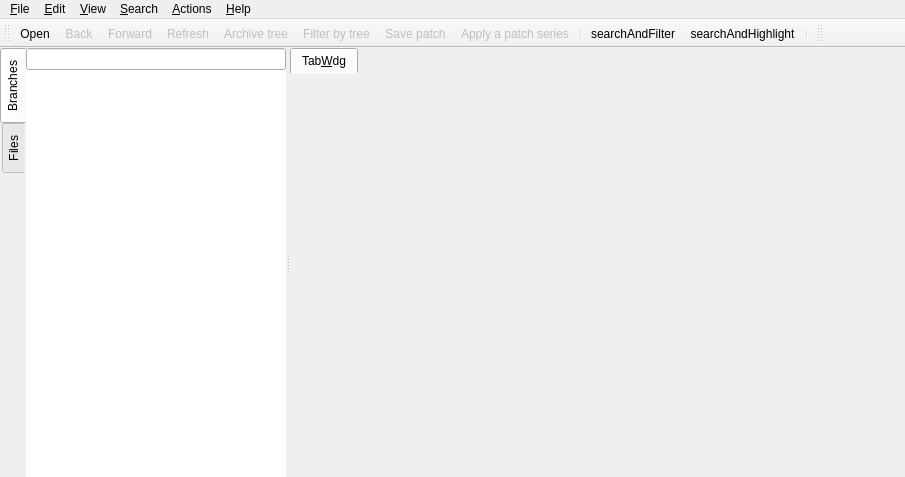
 <widget class="QMainWindow" name="MainBase">
  <property name="geometry">
   <rect>
    <x>0</x>
    <y>0</y>
    <width>905</width>
    <height>477</height>
   </rect>
  </property>
  <property name="acceptDrops">
   <bool>true</bool>
  </property>
  <property name="windowTitle">
   <string>QGit</string>
  </property>
  <property name="windowIcon">
   <iconset resource="icons.qrc">
    <normaloff>:/icons/resources/qgit.png</normaloff>:/icons/resources/qgit.png</iconset>
  </property>
  <widget class="QWidget" name="widget">
   <layout class="QHBoxLayout" name="horizontalLayout_2">
    <property name="spacing">
     <number>0</number>
    </property>
    <property name="margin">
     <number>0</number>
    </property>
    <item>
     <widget class="QSplitter" name="treeSplitter">
      <property name="orientation">
       <enum>Qt::Horizontal</enum>
      </property>
      <widget class="QTabWidget" name="leftWidget">
       <property name="styleSheet">
        <string notr="true">QTabWidget::pane
{
	border-width: 0px
}</string>
       </property>
       <property name="tabPosition">
        <enum>QTabWidget::West</enum>
       </property>
       <property name="currentIndex">
        <number>0</number>
       </property>
       <property name="elideMode">
        <enum>Qt::ElideNone</enum>
       </property>
       <property name="usesScrollButtons">
        <bool>true</bool>
       </property>
       <property name="documentMode">
        <bool>false</bool>
       </property>
       <property name="movable">
        <bool>true</bool>
       </property>
       <widget class="QWidget" name="tab_2">
        <attribute name="title">
         <string>Branches</string>
        </attribute>
        <layout class="QHBoxLayout" name="horizontalLayout_3">
         <property name="spacing">
          <number>0</number>
         </property>
         <property name="margin">
          <number>0</number>
         </property>
         <item>
          <layout class="QVBoxLayout" name="verticalLayout">
           <property name="spacing">
            <number>0</number>
           </property>
           <item>
            <widget class="QLineEdit" name="searchBranchLineEdit"/>
           </item>
           <item>
            <widget class="ReferenceTreeWidget" name="referenceTreeWidget">
             <property name="frameShape">
              <enum>QFrame::NoFrame</enum>
             </property>
             <property name="selectionBehavior">
              <enum>QAbstractItemView::SelectItems</enum>
             </property>
             <attribute name="headerVisible">
              <bool>false</bool>
             </attribute>
             <column>
              <property name="text">
               <string notr="true">1</string>
              </property>
             </column>
            </widget>
           </item>
          </layout>
         </item>
        </layout>
       </widget>
       <widget class="QWidget" name="tab">
        <property name="autoFillBackground">
         <bool>false</bool>
        </property>
        <attribute name="title">
         <string>Files</string>
        </attribute>
        <layout class="QHBoxLayout" name="horizontalLayout">
         <property name="spacing">
          <number>0</number>
         </property>
         <property name="sizeConstraint">
          <enum>QLayout::SetDefaultConstraint</enum>
         </property>
         <property name="margin">
          <number>0</number>
         </property>
         <item>
          <widget class="TreeView" name="treeView">
           <property name="enabled">
            <bool>true</bool>
           </property>
           <property name="contextMenuPolicy">
            <enum>Qt::CustomContextMenu</enum>
           </property>
           <property name="autoScrollMargin">
            <number>16</number>
           </property>
           <property name="selectionMode">
            <enum>QAbstractItemView::ExtendedSelection</enum>
           </property>
           <property name="indentation">
            <number>20</number>
           </property>
           <property name="rootIsDecorated">
            <bool>false</bool>
           </property>
           <property name="columnCount">
            <number>1</number>
           </property>
           <attribute name="headerVisible">
            <bool>false</bool>
           </attribute>
           <column>
            <property name="text">
             <string>Git tree</string>
            </property>
           </column>
          </widget>
         </item>
        </layout>
       </widget>
      </widget>
      <widget class="CustomTabWidget" name="tabWdg">
       <property name="sizePolicy">
        <sizepolicy hsizetype="Expanding" vsizetype="Expanding">
         <horstretch>1</horstretch>
         <verstretch>0</verstretch>
        </sizepolicy>
       </property>
       <property name="styleSheet">
        <string notr="true">QTabWidget::pane {
	border-width: 0px;
}</string>
       </property>
       <widget class="QWidget" name="TabWdg">
        <attribute name="title">
         <string>Tab&amp;Wdg</string>
        </attribute>
       </widget>
      </widget>
     </widget>
    </item>
   </layout>
  </widget>
  <widget class="QToolBar" name="toolBar">
   <property name="orientation">
    <enum>Qt::Horizontal</enum>
   </property>
   <property name="iconSize">
    <size>
     <width>16</width>
     <height>16</height>
    </size>
   </property>
   <attribute name="toolBarArea">
    <enum>TopToolBarArea</enum>
   </attribute>
   <attribute name="toolBarBreak">
    <bool>false</bool>
   </attribute>
   <addaction name="ActOpenRepo"/>
   <addaction name="ActBack"/>
   <addaction name="ActForward"/>
   <addaction name="ActRefresh"/>
   <addaction name="ActShowTree"/>
   <addaction name="ActFilterTree"/>
   <addaction name="ActMailFormatPatch"/>
   <addaction name="ActMailApplyPatch"/>
   <addaction name="separator"/>
   <addaction name="ActSearchAndFilter"/>
   <addaction name="ActSearchAndHighlight"/>
   <addaction name="separator"/>
  </widget>
  <widget class="QMenuBar" name="MenuBarEditor">
   <property name="geometry">
    <rect>
     <x>0</x>
     <y>0</y>
     <width>905</width>
     <height>25</height>
    </rect>
   </property>
   <widget class="QMenu" name="Help">
    <property name="title">
     <string>&amp;Help</string>
    </property>
    <addaction name="ActHelp"/>
    <addaction name="ActAbout"/>
   </widget>
   <widget class="QMenu" name="File">
    <property name="title">
     <string>&amp;File</string>
    </property>
    <property name="separatorsCollapsible">
     <bool>true</bool>
    </property>
    <addaction name="ActOpenRepo"/>
    <addaction name="ActOpenRepoNewWindow"/>
    <addaction name="ActRefresh"/>
    <addaction name="ActSaveFile"/>
    <addaction name="ActMailFormatPatch"/>
    <addaction name="ActMailApplyPatch"/>
    <addaction name="separator"/>
    <addaction name="ActClose"/>
    <addaction name="ActExit"/>
    <addaction name="separator"/>
   </widget>
   <widget class="QMenu" name="Edit">
    <property name="title">
     <string>&amp;Edit</string>
    </property>
    <addaction name="ActCommit"/>
    <addaction name="ActAmend"/>
    <addaction name="ActBranch"/>
    <addaction name="ActTag"/>
    <addaction name="ActTagDelete"/>
    <addaction name="ActPush"/>
    <addaction name="ActPop"/>
    <addaction name="separator"/>
    <addaction name="ActFind"/>
    <addaction name="ActFindNext"/>
    <addaction name="separator"/>
    <addaction name="ActSettings"/>
   </widget>
   <widget class="QMenu" name="Actions">
    <property name="title">
     <string>&amp;Actions</string>
    </property>
    <addaction name="ActCustomActionSetup"/>
   </widget>
   <widget class="QMenu" name="View">
    <property name="title">
     <string>&amp;View</string>
    </property>
    <addaction name="ActBack"/>
    <addaction name="ActForward"/>
    <addaction name="separator"/>
    <addaction name="ActRangeDlg"/>
    <addaction name="separator"/>
    <addaction name="ActCheckWorkDir"/>
    <addaction name="separator"/>
    <addaction name="ActViewRev"/>
    <addaction name="ActViewDiff"/>
    <addaction name="ActViewDiffNewTab"/>
    <addaction name="ActViewFile"/>
    <addaction name="ActViewFileNewTab"/>
    <addaction name="ActExternalDiff"/>
    <addaction name="ActShowTree"/>
    <addaction name="ActSplitView"/>
    <addaction name="ActShowDescHeader"/>
    <addaction name="ActFilterTree"/>
   </widget>
   <widget class="QMenu" name="Search">
    <property name="title">
     <string>&amp;Search</string>
    </property>
   </widget>
   <addaction name="File"/>
   <addaction name="Edit"/>
   <addaction name="View"/>
   <addaction name="Search"/>
   <addaction name="Actions"/>
   <addaction name="separator"/>
   <addaction name="Help"/>
  </widget>
  <widget class="QToolBar" name="toolBar_2">
   <property name="windowTitle">
    <string>toolBar_2</string>
   </property>
   <attribute name="toolBarArea">
    <enum>TopToolBarArea</enum>
   </attribute>
   <attribute name="toolBarBreak">
    <bool>false</bool>
   </attribute>
  </widget>
  <action name="ActOpenRepo">
   <property name="icon">
    <iconset resource="icons.qrc">
     <normaloff>:/icons/resources/folder_open.png</normaloff>:/icons/resources/folder_open.png</iconset>
   </property>
   <property name="text">
    <string>&amp;Open...</string>
   </property>
   <property name="iconText">
    <string>Open</string>
   </property>
   <property name="shortcut">
    <string>Ctrl+O</string>
   </property>
  </action>
  <action name="ActExit">
   <property name="text">
    <string>E&amp;xit</string>
   </property>
   <property name="iconText">
    <string>Exit</string>
   </property>
   <property name="shortcut">
    <string>Ctrl+Q</string>
   </property>
  </action>
  <action name="ActAbout">
   <property name="text">
    <string>&amp;About QGit</string>
   </property>
   <property name="iconText">
    <string>About</string>
   </property>
   <property name="shortcut">
    <string/>
   </property>
  </action>
  <action name="ActMailFormatPatch">
   <property name="enabled">
    <bool>false</bool>
   </property>
   <property name="icon">
    <iconset resource="icons.qrc">
     <normaloff>:/icons/resources/mail_send.png</normaloff>:/icons/resources/mail_send.png</iconset>
   </property>
   <property name="text">
    <string>&amp;Save patch...</string>
   </property>
   <property name="iconText">
    <string>Save patch</string>
   </property>
   <property name="toolTip">
    <string>Save a patch series to be sent by e-mail</string>
   </property>
  </action>
  <action name="ActHelp">
   <property name="icon">
    <iconset resource="icons.qrc">
     <normaloff>:/icons/resources/help.png</normaloff>:/icons/resources/help.png</iconset>
   </property>
   <property name="text">
    <string>QGit ha&amp;ndbook</string>
   </property>
   <property name="iconText">
    <string>Handbook</string>
   </property>
   <property name="shortcut">
    <string>F1</string>
   </property>
  </action>
  <action name="ActSettings">
   <property name="icon">
    <iconset resource="icons.qrc">
     <normaloff>:/icons/resources/configure.png</normaloff>:/icons/resources/configure.png</iconset>
   </property>
   <property name="text">
    <string>&amp;Settings...</string>
   </property>
   <property name="iconText">
    <string>Settings</string>
   </property>
  </action>
  <action name="ActCommit">
   <property name="enabled">
    <bool>false</bool>
   </property>
   <property name="icon">
    <iconset resource="icons.qrc">
     <normaloff>:/icons/resources/vcs_commit.png</normaloff>:/icons/resources/vcs_commit.png</iconset>
   </property>
   <property name="text">
    <string>&amp;Commit...</string>
   </property>
   <property name="iconText">
    <string>Commit</string>
   </property>
   <property name="toolTip">
    <string>Commit changes</string>
   </property>
   <property name="shortcut">
    <string>#</string>
   </property>
  </action>
  <action name="ActTag">
   <property name="enabled">
    <bool>false</bool>
   </property>
   <property name="text">
    <string>Make &amp;tag...</string>
   </property>
   <property name="iconText">
    <string>Make tag</string>
   </property>
   <property name="toolTip">
    <string>Tag selected revision</string>
   </property>
  </action>
  <action name="ActOpenRepoNewWindow">
   <property name="text">
    <string>Open in a &amp;new window...</string>
   </property>
   <property name="iconText">
    <string>Open in a &amp;new window</string>
   </property>
   <property name="shortcut">
    <string>Ctrl+N</string>
   </property>
  </action>
  <action name="ActClose">
   <property name="text">
    <string>&amp;Close</string>
   </property>
   <property name="iconText">
    <string>Close</string>
   </property>
   <property name="shortcut">
    <string>Ctrl+W</string>
   </property>
  </action>
  <action name="ActMailApplyPatch">
   <property name="enabled">
    <bool>false</bool>
   </property>
   <property name="icon">
    <iconset resource="icons.qrc">
     <normaloff>:/icons/resources/mail_get.png</normaloff>:/icons/resources/mail_get.png</iconset>
   </property>
   <property name="text">
    <string>Apply patch...</string>
   </property>
   <property name="iconText">
    <string>Apply a patch series</string>
   </property>
  </action>
  <action name="ActPush">
   <property name="enabled">
    <bool>false</bool>
   </property>
   <property name="text">
    <string>&amp;Push patch</string>
   </property>
   <property name="iconText">
    <string>Push patch</string>
   </property>
   <property name="toolTip">
    <string>Push this patch on StGIT stack</string>
   </property>
   <property name="shortcut">
    <string>PgUp</string>
   </property>
  </action>
  <action name="ActPop">
   <property name="enabled">
    <bool>false</bool>
   </property>
   <property name="text">
    <string>P&amp;op patch</string>
   </property>
   <property name="iconText">
    <string>Pop patch</string>
   </property>
   <property name="toolTip">
    <string>Pop patches from StGIT stack until this one included</string>
   </property>
   <property name="shortcut">
    <string>PgDown</string>
   </property>
  </action>
  <action name="ActRefresh">
   <property name="enabled">
    <bool>false</bool>
   </property>
   <property name="icon">
    <iconset resource="icons.qrc">
     <normaloff>:/icons/resources/reload.png</normaloff>:/icons/resources/reload.png</iconset>
   </property>
   <property name="iconText">
    <string>Refresh</string>
   </property>
   <property name="toolTip">
    <string>Refresh view (F5)</string>
   </property>
   <property name="shortcut">
    <string>F5</string>
   </property>
  </action>
  <action name="ActViewDiff">
   <property name="enabled">
    <bool>false</bool>
   </property>
   <property name="text">
    <string>View patch</string>
   </property>
   <property name="iconText">
    <string>View patch</string>
   </property>
   <property name="toolTip">
    <string>Double click on revision log as a shortcut</string>
   </property>
   <property name="statusTip">
    <string>Double click on revision log as a shortcut</string>
   </property>
   <property name="shortcut">
    <string>Ctrl+P</string>
   </property>
  </action>
  <action name="ActViewFile">
   <property name="enabled">
    <bool>false</bool>
   </property>
   <property name="text">
    <string>View file</string>
   </property>
   <property name="iconText">
    <string>View file</string>
   </property>
   <property name="toolTip">
    <string>Double click on file name as a shortcut</string>
   </property>
   <property name="statusTip">
    <string>Double click on file name as a shortcut</string>
   </property>
   <property name="shortcut">
    <string>Ctrl+A</string>
   </property>
  </action>
  <action name="ActSaveFile">
   <property name="enabled">
    <bool>false</bool>
   </property>
   <property name="text">
    <string>Save file as...</string>
   </property>
   <property name="iconText">
    <string>Save file as...</string>
   </property>
   <property name="toolTip">
    <string>Save selected file</string>
   </property>
   <property name="shortcut">
    <string>Ctrl+S</string>
   </property>
  </action>
  <action name="ActFilterTree">
   <property name="checkable">
    <bool>true</bool>
   </property>
   <property name="enabled">
    <bool>false</bool>
   </property>
   <property name="icon">
    <iconset resource="icons.qrc">
     <normaloff>:/icons/resources/wizard.png</normaloff>:/icons/resources/wizard.png</iconset>
   </property>
   <property name="text">
    <string>Toggle filter by tree</string>
   </property>
   <property name="iconText">
    <string>Filter by tree</string>
   </property>
   <property name="toolTip">
    <string>Filter by tree selection, multple selection allowed</string>
   </property>
   <property name="shortcut">
    <string>Ctrl+F</string>
   </property>
  </action>
  <action name="ActShowTree">
   <property name="checkable">
    <bool>true</bool>
   </property>
   <property name="enabled">
    <bool>false</bool>
   </property>
   <property name="icon">
    <iconset resource="icons.qrc">
     <normaloff>:/icons/resources/view_tree.png</normaloff>:/icons/resources/view_tree.png</iconset>
   </property>
   <property name="text">
    <string>Toggle tree view</string>
   </property>
   <property name="iconText">
    <string>Archive tree</string>
   </property>
   <property name="toolTip">
    <string>Toggle tree view (T)</string>
   </property>
   <property name="shortcut">
    <string>Ctrl+T</string>
   </property>
  </action>
  <action name="ActTagDelete">
   <property name="enabled">
    <bool>false</bool>
   </property>
   <property name="text">
    <string>&amp;Delete tag...</string>
   </property>
   <property name="iconText">
    <string>Delete tag</string>
   </property>
   <property name="toolTip">
    <string>Un-tag selected revision</string>
   </property>
  </action>
  <action name="ActCheckWorkDir">
   <property name="checkable">
    <bool>true</bool>
   </property>
   <property name="enabled">
    <bool>false</bool>
   </property>
   <property name="text">
    <string>Check working dir</string>
   </property>
   <property name="iconText">
    <string>Check working dir</string>
   </property>
  </action>
  <action name="ActExternalDiff">
   <property name="enabled">
    <bool>false</bool>
   </property>
   <property name="text">
    <string>External diff...</string>
   </property>
   <property name="iconText">
    <string>Launch external diff viewer</string>
   </property>
   <property name="shortcut">
    <string>Ctrl+D</string>
   </property>
  </action>
  <action name="ActViewRev">
   <property name="enabled">
    <bool>false</bool>
   </property>
   <property name="text">
    <string>View revision</string>
   </property>
   <property name="iconText">
    <string>View revision</string>
   </property>
   <property name="toolTip">
    <string>Double click on a revision in file history as a shortcut</string>
   </property>
   <property name="shortcut">
    <string>Ctrl+R</string>
   </property>
  </action>
  <action name="ActSplitView">
   <property name="icon">
    <iconset resource="icons.qrc">
     <normaloff>:/icons/resources/view_top_bottom.png</normaloff>:/icons/resources/view_top_bottom.png</iconset>
   </property>
   <property name="text">
    <string>Toggle split view</string>
   </property>
   <property name="iconText">
    <string>Toggle split view</string>
   </property>
   <property name="toolTip">
    <string>Hide/unhide secondary pane</string>
   </property>
   <property name="shortcut">
    <string>Ctrl+S</string>
   </property>
  </action>
  <action name="ActFind">
   <property name="text">
    <string>Find...</string>
   </property>
   <property name="iconText">
    <string>Find text in current view...</string>
   </property>
   <property name="shortcut">
    <string>Ctrl+F</string>
   </property>
  </action>
  <action name="ActFindNext">
   <property name="text">
    <string>Find next</string>
   </property>
   <property name="iconText">
    <string>Find next</string>
   </property>
   <property name="toolTip">
    <string>Go to next occurrence of searched text</string>
   </property>
   <property name="shortcut">
    <string>F3</string>
   </property>
  </action>
  <action name="ActForward">
   <property name="enabled">
    <bool>false</bool>
   </property>
   <property name="icon">
    <iconset resource="icons.qrc">
     <normaloff>:/icons/resources/next.png</normaloff>:/icons/resources/next.png</iconset>
   </property>
   <property name="text">
    <string>Forward</string>
   </property>
   <property name="iconText">
    <string>Forward</string>
   </property>
   <property name="shortcut">
    <string>Alt+Right</string>
   </property>
  </action>
  <action name="ActBack">
   <property name="enabled">
    <bool>false</bool>
   </property>
   <property name="icon">
    <iconset resource="icons.qrc">
     <normaloff>:/icons/resources/previous.png</normaloff>:/icons/resources/previous.png</iconset>
   </property>
   <property name="text">
    <string>Back</string>
   </property>
   <property name="iconText">
    <string>Back</string>
   </property>
   <property name="shortcut">
    <string>Alt+Left</string>
   </property>
  </action>
  <action name="ActCustomActionSetup">
   <property name="icon">
    <iconset resource="icons.qrc">
     <normaloff>:/icons/resources/bookmark.png</normaloff>:/icons/resources/bookmark.png</iconset>
   </property>
   <property name="text">
    <string>Setup actions...</string>
   </property>
   <property name="iconText">
    <string>Setup actions...</string>
   </property>
  </action>
  <action name="ActViewFileNewTab">
   <property name="enabled">
    <bool>false</bool>
   </property>
   <property name="text">
    <string>View file in new tab</string>
   </property>
   <property name="iconText">
    <string>View file in new tab</string>
   </property>
   <property name="shortcut">
    <string>Ctrl+Shift+A</string>
   </property>
  </action>
  <action name="ActViewDiffNewTab">
   <property name="enabled">
    <bool>false</bool>
   </property>
   <property name="text">
    <string>View patch in new tab</string>
   </property>
   <property name="iconText">
    <string>View patch in new tab</string>
   </property>
   <property name="shortcut">
    <string>Ctrl+Shift+P</string>
   </property>
  </action>
  <action name="ActSearchAndFilter">
   <property name="checkable">
    <bool>true</bool>
   </property>
   <property name="enabled">
    <bool>true</bool>
   </property>
   <property name="icon">
    <iconset resource="icons.qrc">
     <normaloff>:/icons/resources/filter.png</normaloff>:/icons/resources/filter.png</iconset>
   </property>
   <property name="text">
    <string>searchAndFilter</string>
   </property>
   <property name="statusTip">
    <string>Toggle filter</string>
   </property>
  </action>
  <action name="ActSearchAndHighlight">
   <property name="checkable">
    <bool>true</bool>
   </property>
   <property name="enabled">
    <bool>true</bool>
   </property>
   <property name="icon">
    <iconset resource="icons.qrc">
     <normaloff>:/icons/resources/find.png</normaloff>:/icons/resources/find.png</iconset>
   </property>
   <property name="text">
    <string>searchAndHighlight</string>
   </property>
   <property name="statusTip">
    <string>Toggle match highlight</string>
   </property>
  </action>
  <action name="ActShowDescHeader">
   <property name="checkable">
    <bool>true</bool>
   </property>
   <property name="checked">
    <bool>true</bool>
   </property>
   <property name="text">
    <string>Show header info</string>
   </property>
   <property name="iconText">
    <string>Show header info</string>
   </property>
   <property name="toolTip">
    <string>Show revision description header info</string>
   </property>
   <property name="shortcut">
    <string>Ctrl+H</string>
   </property>
  </action>
  <action name="ActRangeDlg">
   <property name="icon">
    <iconset resource="icons.qrc">
     <normaloff>:/icons/resources/range_select.png</normaloff>:/icons/resources/range_select.png</iconset>
   </property>
   <property name="text">
    <string>Select range...</string>
   </property>
   <property name="toolTip">
    <string>Show 'Select range' dialog</string>
   </property>
  </action>
  <action name="ActAmend">
   <property name="text">
    <string>Amend comit...</string>
   </property>
   <property name="toolTip">
    <string>Amend previous comit</string>
   </property>
  </action>
  <action name="ActBranch">
   <property name="enabled">
    <bool>false</bool>
   </property>
   <property name="text">
    <string>Make &amp;branch...</string>
   </property>
   <property name="toolTip">
    <string>Make new branch on selected revision</string>
   </property>
  </action>
 </widget>
